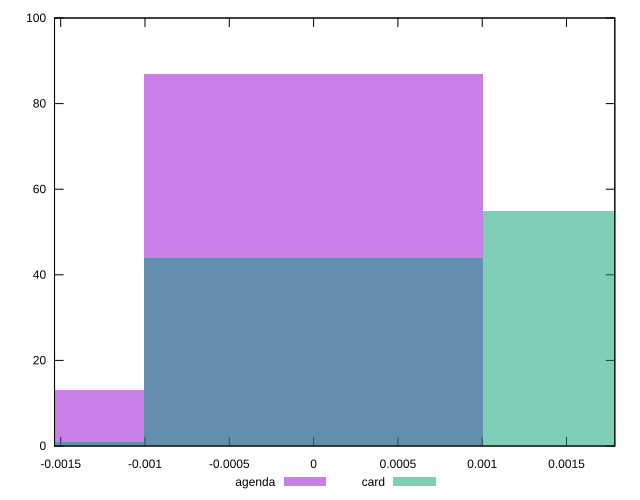

Source code (gnuplot):
reset

$agenda <<EOF
0 87
-0.0020148710288828134 13
EOF

$card <<EOF
0 44
0.0020148710288828134 55
-0.0020148710288828134 1
EOF

set key outside below
set boxwidth 0.0020148710288828134
set xrange [-0.0015365206969604806:0.0017866527294893909]
set yrange [0:100]
set trange [0:100]
set style fill transparent solid 0.5 noborder
set terminal svg size 640, 500 enhanced background rgb 'white'
set output "reports/report_00032_2021-02-25T10-28-15.087Z/meta/pScore-difference/comparison/histogram/1_vs_2.svg"

plot $agenda title "agenda" with boxes, \
     $card title "card" with boxes

reset
